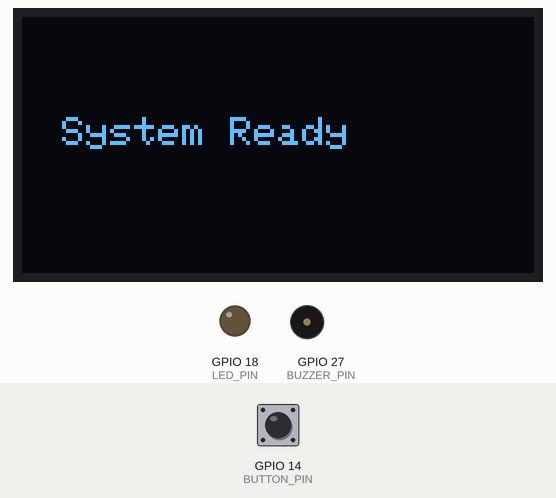
This sketch was run on a simulated ESP32. Shown: 128×64 one-colour display, output pins drawn as LEDs (lit = HIGH), buzzer (waves = sounding). Inputs (shaded band) come from the test bench; at power-on: GPIO 14 (BUTTON_PIN) HIGH.

Above: at 2.2 s.
2.3 s: GPIO 14 (BUTTON_PIN) pulled LOW for 0.15 s
At 3.3 s:
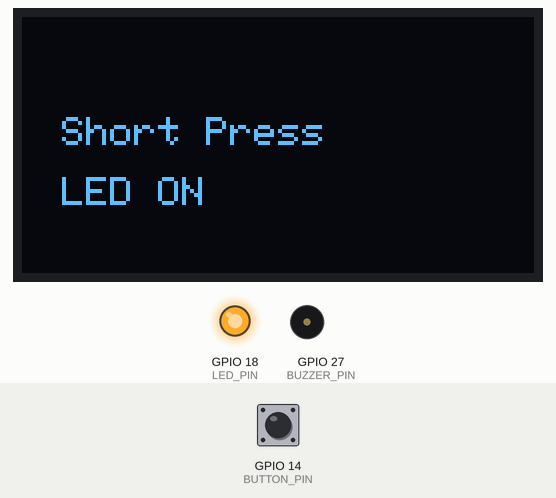
3.9 s: GPIO 14 (BUTTON_PIN) pulled LOW for 3.2 s
At 9.3 s:
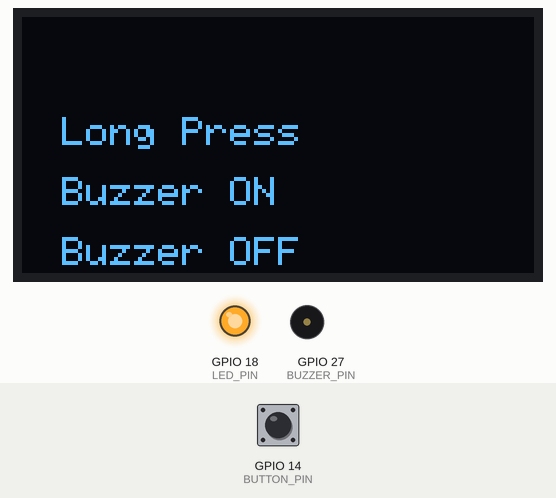
9.6 s: GPIO 14 (BUTTON_PIN) pulled LOW for 1 s
At 11.2 s:
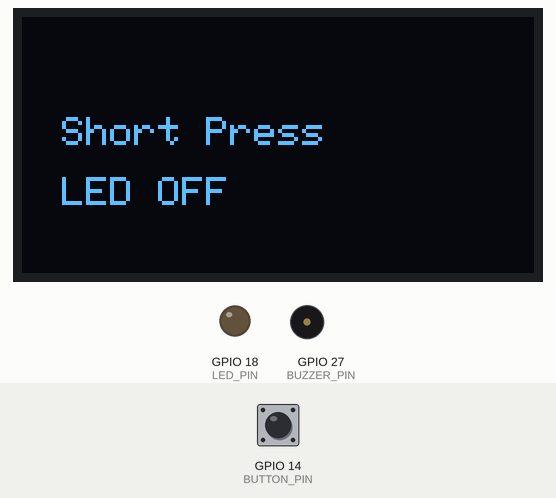
12.1 s: GPIO 14 (BUTTON_PIN) pulled LOW for 3.2 s
At 16.8 s:
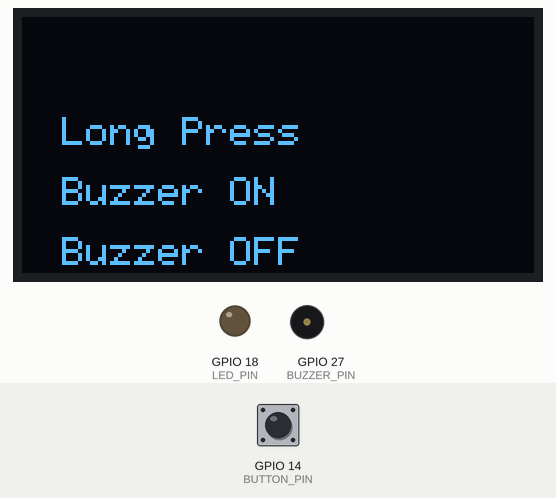
Timing chart, 0 to 18.3 s (numbered marks = the images above; inputs shaded):
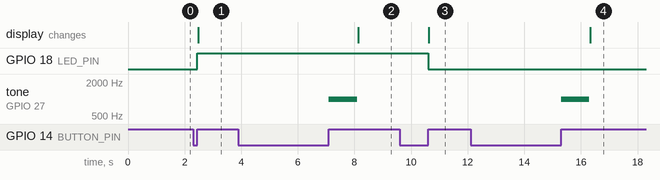

The sketch:

TASK-B.ino
```cpp
//NAME: MUNEEB ANSARI
//TITLE: TASK-2
//ROLL NO: 1270


#include <Arduino.h>
#include <Wire.h>
#include <Adafruit_GFX.h>
#include <Adafruit_SSD1306.h>

// OLED display settings
#define SCREEN_WIDTH 128
#define SCREEN_HEIGHT 64
Adafruit_SSD1306 display(SCREEN_WIDTH, SCREEN_HEIGHT, &Wire, -1);

// Pin numbers
#define LED_PIN 18
#define BUZZER_PIN 27
#define BUTTON_PIN 14

// Variables
unsigned long pressTime = 0;   // to store when button was pressed
bool buttonPressed = false;    // to check if button is being pressed
bool ledState = false;         // to store LED ON/OFF state

void setup() {
  pinMode(LED_PIN, OUTPUT);
  pinMode(BUZZER_PIN, OUTPUT);
  pinMode(BUTTON_PIN, INPUT_PULLUP); // Button connected to GND

  // Initialize OLED
  display.begin(SSD1306_SWITCHCAPVCC, 0x3C);
  display.clearDisplay();
  display.setTextSize(1);
  display.setTextColor(SSD1306_WHITE);
  display.setCursor(10, 25);
  display.println("System Ready");
  display.display();
  delay(1000);
}

void loop() {
  int buttonState = digitalRead(BUTTON_PIN);

  // When button is pressed (LOW)
  if (buttonState == LOW && !buttonPressed) {
    pressTime = millis();       // store the time when pressed
    buttonPressed = true;
  }

  // When button is released
  if (buttonState == HIGH && buttonPressed) {
    unsigned long pressDuration = millis() - pressTime;  // calculate how long it was pressed
    buttonPressed = false;

    display.clearDisplay();
    display.setCursor(10, 25);

    if (pressDuration < 1500) {
      // Short press → toggle LED
      ledState = !ledState;
      digitalWrite(LED_PIN, ledState);
      display.println("Short Press");
      display.setCursor(10, 40);
      display.println(ledState ? "LED ON" : "LED OFF");
    } else {
      // Long press → play buzzer
      display.println("Long Press");
      display.setCursor(10, 40);
      display.println("Buzzer ON");
      tone(BUZZER_PIN, 1000);   // 1kHz tone
      delay(1000);
      noTone(BUZZER_PIN);
      display.setCursor(10, 55);
      display.println("Buzzer OFF");
    }

    display.display();
  }
}
```

Measured:
- after the input at 2.3 s, GPIO 18 (LED_PIN): LOW → HIGH after 0.15 s; the display: changes after 0.18 s (image 1)
- after the input at 3.9 s, tone on GPIO 27 (BUZZER_PIN): silent → 1000 Hz after 3.2 s, → silent 1.0 s later; the display: changes after 4.2 s (image 2)
- after the input at 9.6 s, GPIO 18 (LED_PIN): HIGH → LOW after 1.0 s; the display: changes after 1.0 s (image 3)
- after the input at 12.1 s, tone on GPIO 27 (BUZZER_PIN): silent → 1000 Hz after 3.2 s, → silent 1.0 s later; the display: changes after 4.2 s (image 4)
